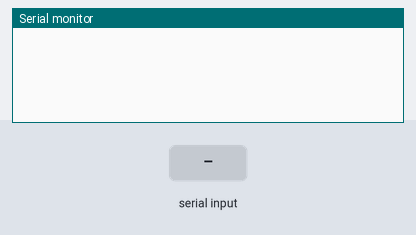
The sketch below on a simulated Arduino Uno, built with avr-gcc and run on an emulated ATmega328P. Parts: the last lines printed to the serial monitor. The inputs (shaded band) are chosen by the test bench.

Above: at 1.2 s.
1.3 s: "a" received over Serial
At 2.0 s:
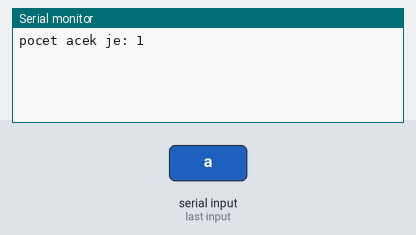
2.8 s: "A" received over Serial
At 3.2 s:
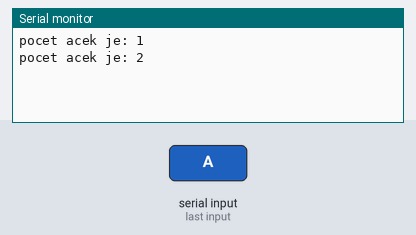

Measured:
- after the input at 1.3 s, the serial monitor: prints a new line at once (image 1)
- after the input at 2.8 s, the serial monitor: prints a new line at once (image 2)

The sketch:

pocitani_znaku_s_automatickym_resetem.ino
```cpp
unsigned int pocet_acek = 0;
unsigned long cas_posledniho_prijeti_znaku = 0;
byte uz_poslano = LOW;

void setup() {

  // konfigurace seriove linky
  Serial.begin(9600);

}

void loop() {

  // kontrola poctu prijatych znaku
  if (Serial.available() > 0) {

    // aktualizace casu prijeti posledniho znaku
    cas_posledniho_prijeti_znaku = millis();

    // vynulovani priznaku odeslani informace o resetu citace
    uz_poslano = LOW;

    // precteni nejstarsiho znaku
    char c = Serial.read();

    // kontrola, zda se jedna o znak a/A
    if (c == 'a' || c == 'A') {

      // pricteni poctu a/A
      pocet_acek++;
      Serial.print("pocet acek je: ");
      Serial.println(pocet_acek);
    }
  }

  // kontrola uplynuti 10 sekund od posledniho prijeti znaku
  if (millis() - cas_posledniho_prijeti_znaku >= 5000 && uz_poslano == LOW) {
    pocet_acek = 0;
    uz_poslano = HIGH;
    Serial.println("Doslo k vynulovani poctu acek.");
  }
}
```
